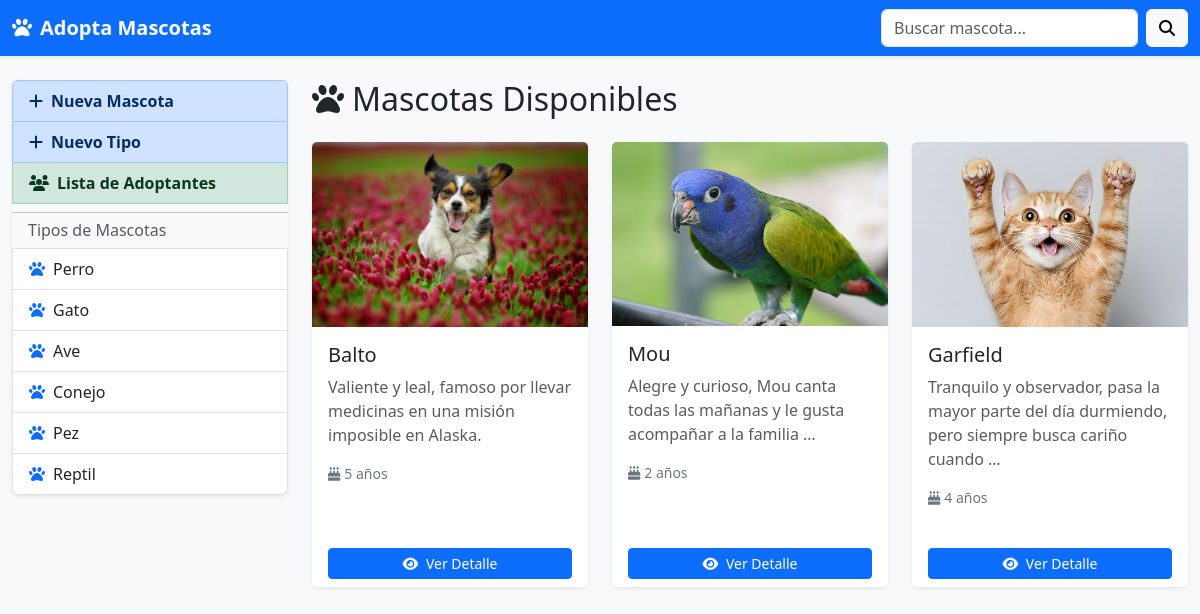
The app's page /, older data.
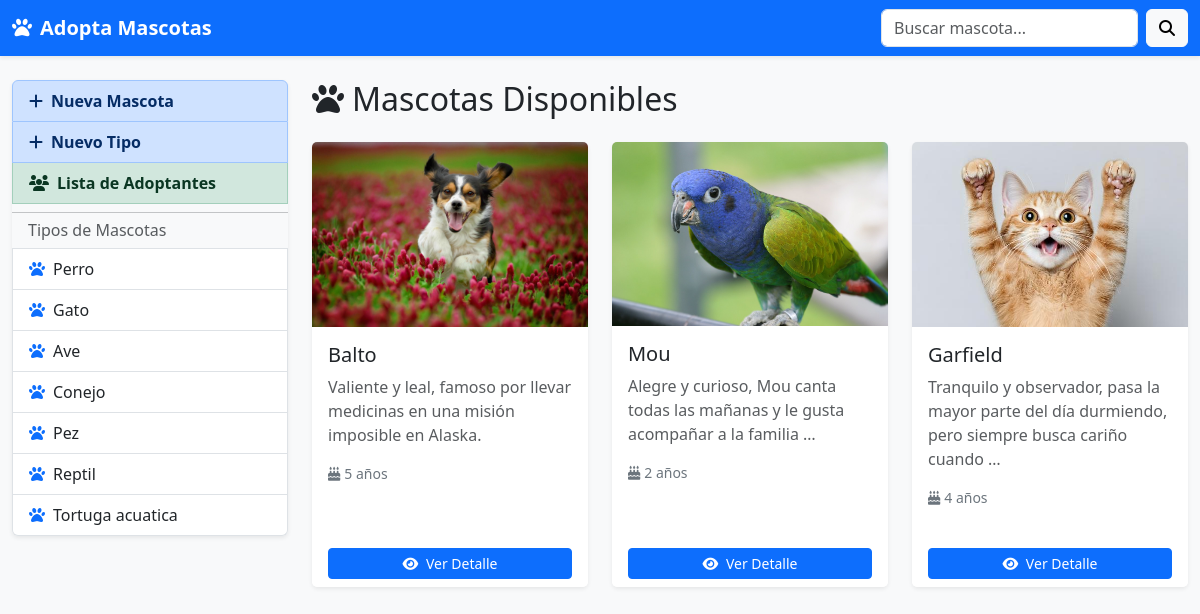
The same page, newer data.
### app1/models.py (models this page shows, shortened)
class TipoMascota(models.Model):
    nombre = models.CharField(max_length=64, null=True, blank=True)
    descripcion = models.TextField(max_length=256, null=True, blank=True)

class Mascota(models.Model):
    nombre = models.CharField(max_length=128, null=True, blank=True)
    edad = models.IntegerField()
    descripcion = models.TextField(max_length=512, null=True, blank=True)
    foto = models.ImageField(upload_to="mascotas/")
    tipo = models.ForeignKey(TipoMascota, on_delete=models.CASCADE)
    estado = models.CharField(max_length=20, default="Disponible")

### app1/views.py (the view)
# urls.py: 2. Add a URL to urlpatterns:  path('', views.home, name='home')
def home(request):
    tipos = TipoMascota.objects.all()
    mascotas = Mascota.objects.all()
    return render(request, 'home.html', {
        'tipos': tipos,
        'mascotas': mascotas
    })

### app1/templates/home.html
{% extends "layout.html" %}
{% block content %}
  {% if tipo_seleccionado %}
    <h2 class="mb-4"><i class="fa-solid fa-paw me-2"></i>{{ tipo_seleccionado.nombre }}s Disponibles</h2>
  {% else %}
    <h2 class="mb-4"><i class="fa-solid fa-paw me-2"></i>Mascotas Disponibles</h2>
  {% endif %}
  <div class="row g-4">
    {% for mascota in mascotas %}
      <div class="col-md-6 col-lg-4">
        <div class="card shadow-sm h-100 border-0">
          {% if mascota.foto %}
            <img src="{{ mascota.foto.url }}" class="card-img-top" alt="{{ mascota.nombre }}">
          {% else %}
            <img src="https://via.placeholder.com/400x250?text=Mascota" class="card-img-top" alt="Sin foto">
          {% endif %}
          <div class="card-body">
            <h5 class="card-title">{{ mascota.nombre }}</h5>
            <p class="card-text text-muted">{{ mascota.descripcion|truncatewords:15 }}</p>
            <p class="small text-secondary"><i class="fa-solid fa-cake-candles me-1"></i>{{ mascota.edad }} años</p>
          </div>
          <div class="card-footer bg-white border-0">
            <a href="{% url 'app1:detalleMascota' mascota.id %}" class="btn btn-sm btn-primary w-100">
              <i class="fa-solid fa-eye me-1"></i> Ver Detalle
            </a>
          </div>
        </div>
      </div>
    {% empty %}
      <p class="text-muted">No hay mascotas registradas aún.</p>
    {% endfor %}
  </div>
{% endblock %}

### app1/templates/layout.html (shortened to what this page needs)
<!DOCTYPE html>
<html lang="es">
<head>
  <link href="https://cdn.jsdelivr.net/npm/bootstrap@5.3.0/dist/css/bootstrap.min.css"
        rel="stylesheet"
>
  <link rel="stylesheet"
        href="https://cdnjs.cloudflare.com/ajax/libs/font-awesome/6.3.0/css/all.min.css"
 />
</head>
<body class="bg-light">
  <nav class="navbar navbar-expand-lg navbar-dark bg-primary shadow-sm">
    <div class="container-fluid">
      <a class="navbar-brand fw-bold" href="{% url 'app1:home' %}">
        <i class="fa-solid fa-paw me-2"></i>Adopta Mascotas
      </a>
      <form class="d-flex" role="search" action="{% url 'app1:buscar' %}" method="post">
        <input class="form-control me-2" type="search" name="filtro" placeholder="Buscar mascota..." aria-label="Buscar">
        <button class="btn btn-light" type="submit"><i class="fa-solid fa-search"></i></button>
      </form>
    </div>
  </nav>
  <div class="container-fluid mt-4">
    <div class="row">
      <aside class="col-md-3 mb-3">
        <div class="list-group shadow-sm">
          <a href="{% url 'app1:crearMascota' %}" class="list-group-item list-group-item-action list-group-item-primary fw-bold">
            <i class="fa-solid fa-plus me-2"></i>Nueva Mascota
          </a>
          <a href="{% url 'app1:crearTipo' %}" class="list-group-item list-group-item-action list-group-item-primary fw-bold">
            <i class="fa-solid fa-plus me-2"></i>Nuevo Tipo
          </a>
          <a href="{% url 'app1:listaAdoptantes' %}" class="list-group-item list-group-item-action list-group-item-success fw-bold">
            <i class="fa-solid fa-users me-2"></i>Lista de Adoptantes
          </a>
          <hr class="my-2">
          <h6 class="px-3 text-muted">Tipos de Mascotas</h6>
          {% for tipo in tipos %}
            <a href="{% url 'app1:mascotasxtipo' tipo.id %}" class="list-group-item list-group-item-action">
              <i class="fa-solid fa-paw me-2 text-primary"></i>{{ tipo.nombre }}
            </a>
          {% empty %}
            <p class="px-3 text-muted">No hay tipos aún</p>
          {% endfor %}
        </div>
      </aside>
      <main class="col-md-9">
        {% block content %}{% endblock %}
      </main>
    </div>
  </div>
</body>
</html>

Row changes from the older to the newer data that the page shows:
added TipoMascota: nombre "Tortuga acuatica"
